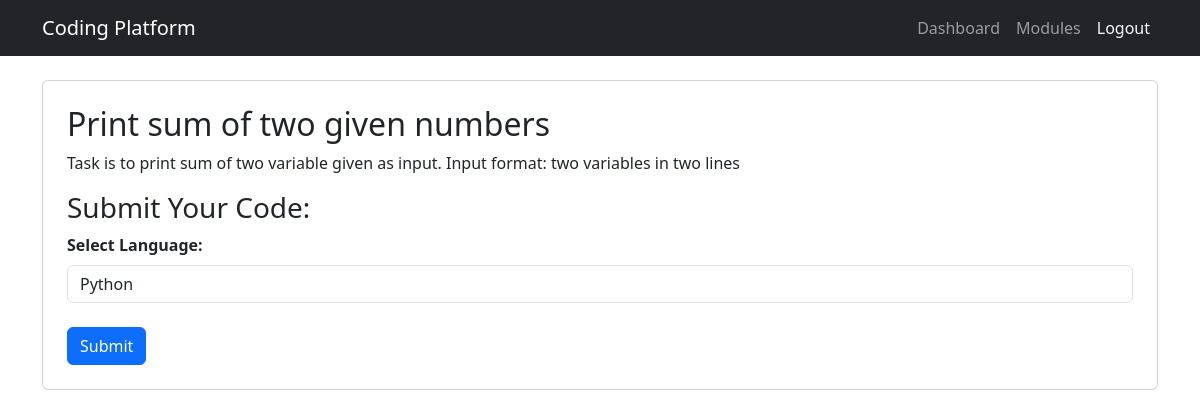
Before: /questions/1/ (signed in) with the older database file.
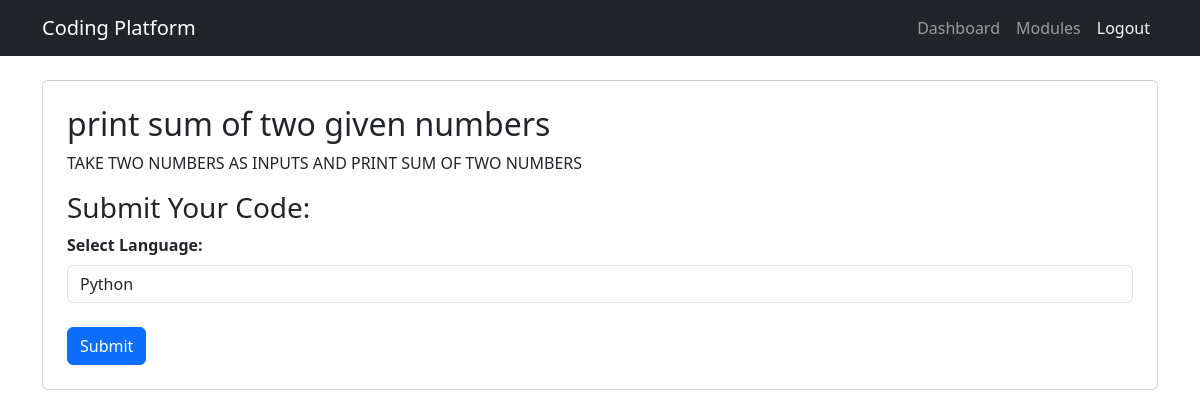
After: the same page with the newer database file.
### codingapp/models.py (models this page shows, shortened)
class Question(models.Model):
    title = models.CharField(max_length=200)
    description = models.TextField()
    module = models.ForeignKey(
        Module,
        on_delete=models.CASCADE,
        related_name="questions",
        null=True,
        blank=True
    )
    test_cases = models.JSONField(
        default=list,
        validators=[validate_test_cases],
        help_text="Managed via admin formset; do not edit manually."
    )
    class Meta:
        unique_together = ['module', 'title']

class Submission(models.Model):
    class Status(models.TextChoices):
        PENDING = "Pending", "Pending"
        ACCEPTED = "Accepted", "Accepted"
        REJECTED = "Rejected", "Rejected"
    question = models.ForeignKey(Question, on_delete=models.CASCADE)
    user = models.ForeignKey(User, on_delete=models.CASCADE)
    code = models.TextField(blank=True)
    language = models.CharField(
        max_length=50,
        choices=LANGUAGE_CHOICES,
        default="python"
    )
    submitted_at = models.DateTimeField(auto_now_add=True)
    status = models.CharField(
        max_length=10,
        choices=Status.choices,
        default=Status.PENDING
    )
    output = models.TextField(blank=True, null=True)
    error = models.TextField(blank=True, null=True)
    class Meta:
        ordering = ['-submitted_at']  # Added for consistency with admin sorting

### codingapp/views.py (the view, shortened to what this page needs)
# urls.py: path('questions/<int:pk>/', views.question_detail, name='question_detail'),  # Fixed to map to question_detail
@login_required
def question_detail(request, pk):
    question = get_object_or_404(Question, pk=pk)
    code = request.session.get(f'code_{pk}', '')
    selected_language = request.session.get(f'language_{pk}', 'python')
    if not code and request.user.is_authenticated:
        last_submission = Submission.objects.filter(user=request.user, question=question).order_by('-submitted_at').first()
        if last_submission:
            code = last_submission.code or ""
            selected_language = last_submission.language or "python"
    error = None  # Always initialize error
    error_output = None  # Always initialize error_output
    results = None  # Always initialize results
    return render(request, "codingapp/question_detail.html", {
        "question": question,
        "code": code,
        "selected_language": selected_language,
        "results": results,
        "error": error,  # Always included
        "error_output": error_output,  # Always included
    })

### codingapp/templatetags/form_filters.py (called while the page is built)
@register.filter(name='split')
def split(value, delimiter):
    return value.split(delimiter)

### codingapp/templates/codingapp/question_detail.html (shortened to what this page needs)
{% extends 'codingapp/base.html' %}
{% load form_filters %}
{% block content %}
    <div class="card p-4">
        <h2>{{ question.title }}</h2>
        <p>{{ question.description }}</p>
        <h3>Submit Your Code:</h3>
        <form method="post" action="{% url 'question_detail' question.pk %}" id="code-submit-form">
            <div class="mb-3">
                <label for="language-select" class="form-label"><strong>Select Language:</strong></label>
                <select id="language-select" name="language" class="form-control mb-2">
                    {% for lang in 'python,c,cpp,java,javascript'|split:',' %}
                        <option value="{{ lang }}" {% if selected_language == lang %}selected{% endif %}>{{ lang|capfirst }}</option>
                    {% endfor %}
                </select>
            </div>
            <button type="submit" class="btn btn-primary mt-2">Submit</button>
        </form>
    </div>
{% endblock %}

Changed rows visible on the page:
changed Question: title "Print sum of two given numbers" → "print sum of two given numbers"; description "Task is to print sum of two variable given as input. Input format: two variables in two lines" → "TAKE TWO NUMBERS AS INPUTS AND PRINT SUM OF TWO NUMBERS"
now on this page (row edited): Submission: language "Python"
Other visible differences:
form field language: "Python" → (not shown)
